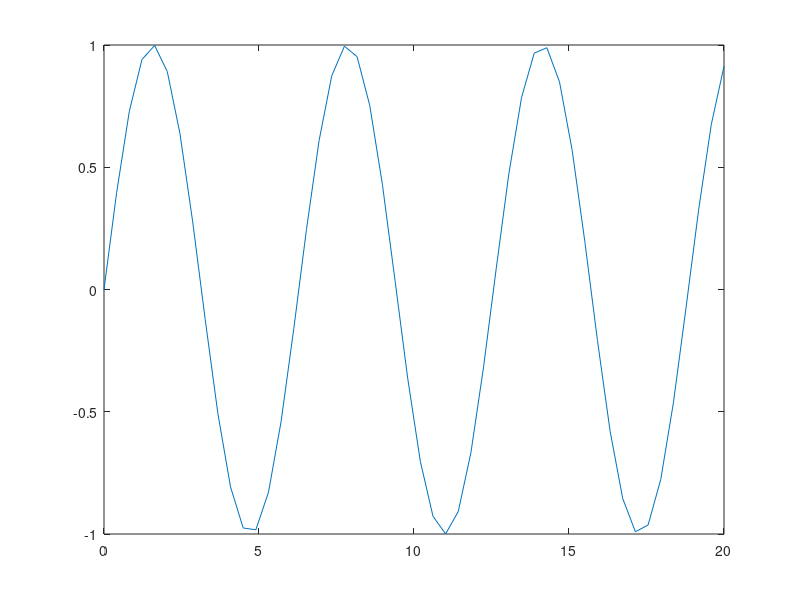

The MATLAB script that drew this image: (Note: this script raises an error after producing the figure.)
x=linspace(0,20,50);
y=sin(x);
figure;
fig=plot(x,y);
pathname='PhasediagramLG03-2um';
labelx='Radius(\mum)';labely='\gamma(pN \mus/\mum)';labelfont=56;axisfont=48;
figset(labelx,labely,labelfont,axisfont,pathname,y)